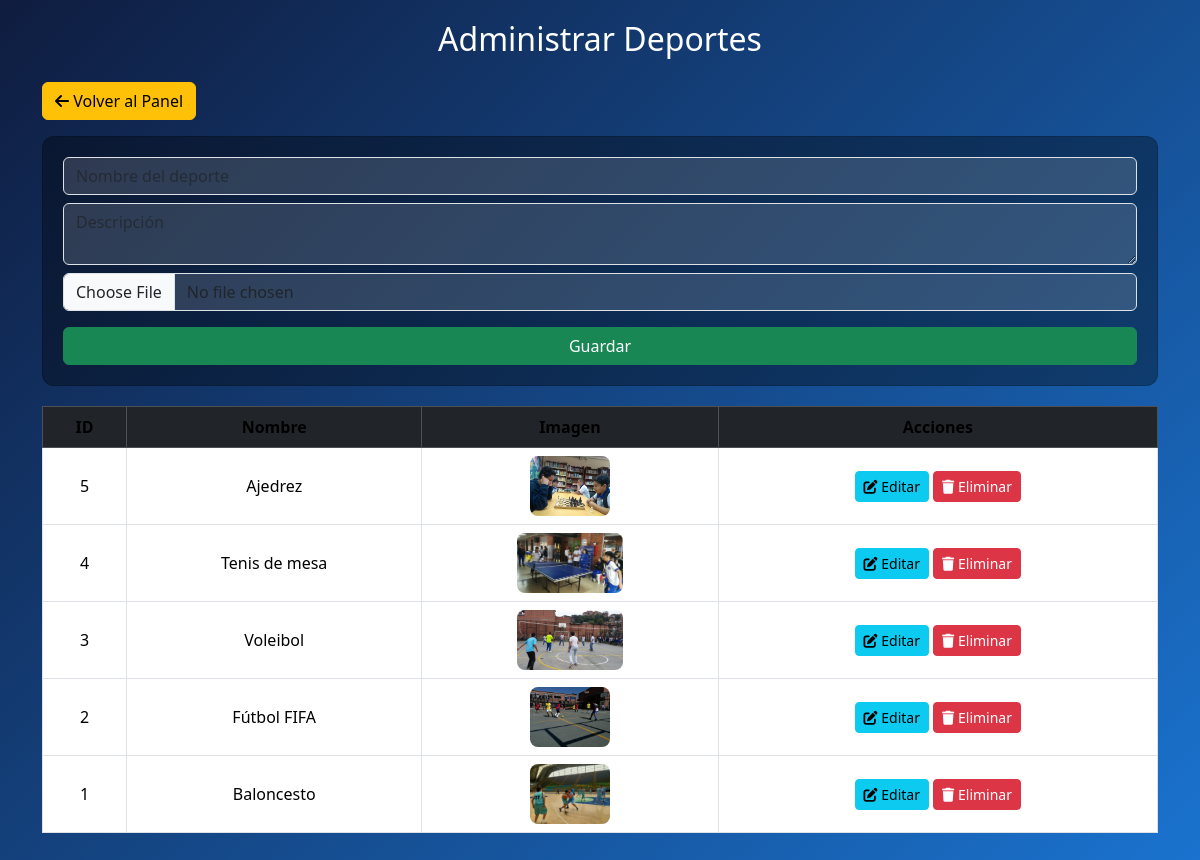
/admin_deportes.php (signed in), run on the app's committed database.
### tables this page shows
CREATE TABLE `deportes` (
  `id` int(11) NOT NULL,
  `nombre` varchar(100) NOT NULL,
  `imagen` varchar(255) NOT NULL,
  `descripcion` text DEFAULT NULL,
  `fecha_creacion` timestamp NOT NULL DEFAULT current_timestamp()
);

### admin_deportes.php (the view, shortened to what this page needs)
<?php
require_once "conexion.php";
$deporteEditar = null;
$deportes = $pdo->query("SELECT * FROM deportes ORDER BY id DESC")->fetchAll(PDO::FETCH_ASSOC);
?>
<!DOCTYPE html>
<html lang="es">
<head>
<link href="https://cdn.jsdelivr.net/npm/bootstrap@5.3.2/dist/css/bootstrap.min.css" rel="stylesheet">
<link rel="stylesheet" href="https://cdnjs.cloudflare.com/ajax/libs/font-awesome/6.5.0/css/all.min.css">
</head>
<body>
<div class="container">
<h2 class="text-center mb-4">Administrar Deportes</h2>
<div class="mb-3">
    <a href="admin_panel.php" class="btn btn-warning"><i class="fa fa-arrow-left"></i> Volver al Panel</a>
</div>
<form method="post" enctype="multipart/form-data" class="card">
    <input class="form-control mb-2" name="nombre" placeholder="Nombre del deporte"
           value="<?= $deporteEditar['nombre'] ?? '' ?>" required>
    <textarea class="form-control mb-2" name="descripcion" placeholder="Descripción" required><?= $deporteEditar['descripcion'] ?? '' ?></textarea>
    <input type="file" name="imagen" class="form-control mb-3">
    <button class="btn btn-success" name="<?= $deporteEditar?'actualizar':'guardar' ?>">
        <?= $deporteEditar?'Actualizar':'Guardar' ?>
    </button>
</form>
<table class="table table-bordered text-center">
<tr class="table-dark">
    <th>ID</th>
    <th>Nombre</th>
    <th>Imagen</th>
    <th>Acciones</th>
</tr>
<?php foreach($deportes as $d): ?>
<tr>
    <td><?= $d['id'] ?></td>
    <td><?= $d['nombre'] ?></td>
    <td><img src="<?= $d['imagen'] ?>" height="60"></td>
    <td>
        <a class="btn btn-info btn-sm" href="admin_deportes.php?editar=<?= $d['id'] ?>">
            <i class="fa fa-edit"></i> Editar
        </a>
        <a class="btn btn-danger btn-sm" href="admin_deportes.php?eliminar=<?= $d['id'] ?>"
           onclick="return confirm('¿Seguro de eliminar?')">
           <i class="fa fa-trash"></i> Eliminar
        </a>
    </td>
</tr>
<?php endforeach; ?>
</table>
</div>
</body>
</html>

### admin_deportes.php (style rules this page uses)
body { background: linear-gradient(135deg, #0f1c3f, #1e90ff, #fca311, #ff6b00); background-size: 400% 400%; animation: gradientBG 12s ease infinite; color: white; padding: 20px; }
.card, form { background: rgba(0, 0, 0, 0.35); border-radius: 12px; padding: 20px; margin-bottom: 20px; }
input, textarea { background: rgba(255,255,255,0.15)!important; border: none; color: #fff; }
button { font-weight: 700; }
.table, .table th, .table td { color: black; vertical-align: middle; }
img { border-radius: 8px; }

### data on the page
deportes: id "5", nombre "Ajedrez", imagen (picture)
deportes: id "4", nombre "Tenis de mesa", imagen (picture)
deportes: id "3", nombre "Voleibol", imagen (picture)
deportes: id "2", nombre "Fútbol FIFA", imagen (picture)
deportes: id "1", nombre "Baloncesto", imagen (picture)
